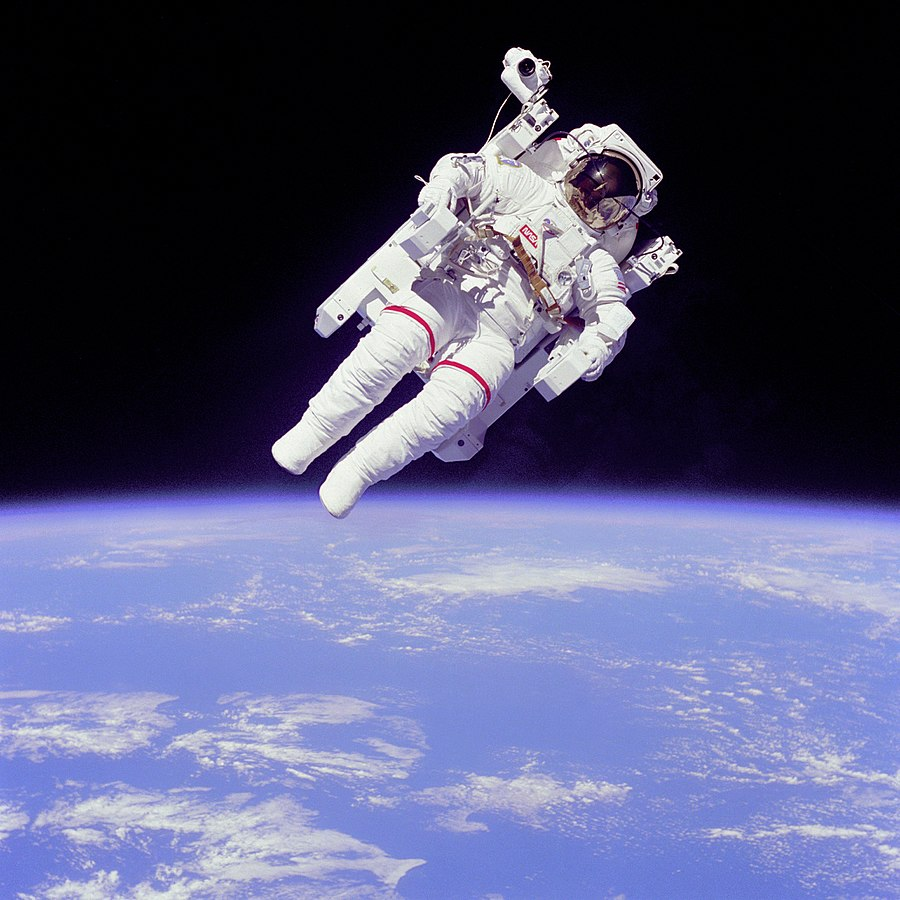
#> input picture image_analyse/900px-Astronaut-EVA.jpg, 900 x 900 px
$ python 'Histograms from Image Colour.py'   (older library calls are emulated)
#> lines starting #> are read from the running program, lines starting #| are printed output that depends on the picture
import matplotlib.pyplot as plt

# Load the image into an array: image
image = plt.imread('900px-Astronaut-EVA.jpg')
#> image is the input picture: shape (900, 900, 3); mean R, G, B 86.4, 88.5, 121.1

# Display image in top subplot
plt.subplot(2,1,1)
plt.title('Original image')
plt.axis('off')
plt.imshow(image)

# Extract 2-D arrays of the RGB channels: red, blue, green
red, green, blue = image[:,:,0], image[:,:,1], image[:,:,2]
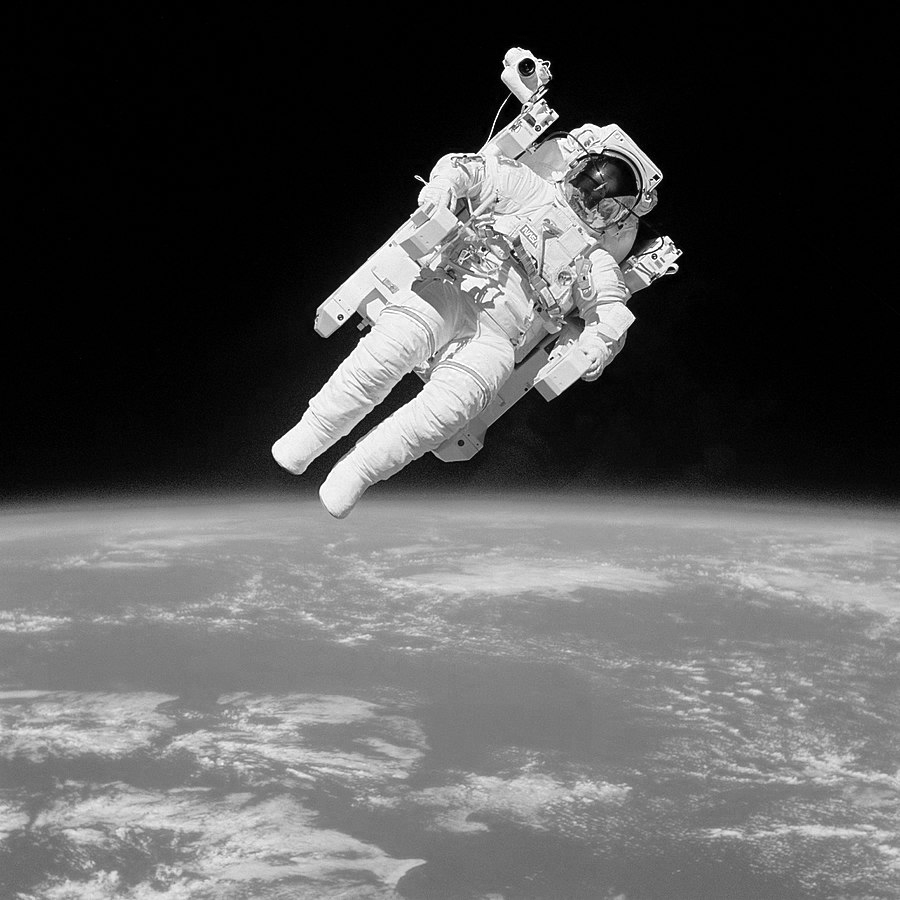
#> red: shape (900, 900); min 0, max 255, mean 86.4
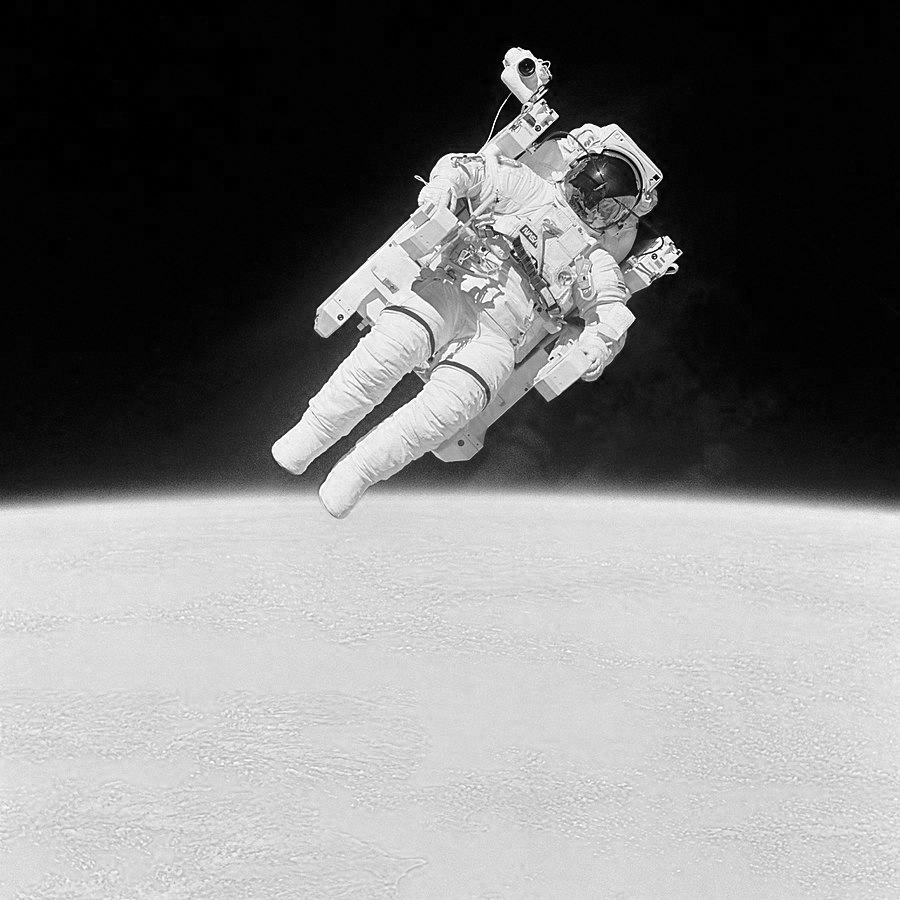
#> blue: shape (900, 900); min 0, max 255, mean 121.1

# Flatten the 2-D arrays of the RGB channels into 1-D
red_pixels = red.flatten()
blue_pixels = blue.flatten()
green_pixels = green.flatten()

# Overlay histograms of the pixels of each color in the bottom subplot
plt.subplot(2,1,2)
plt.title('Histograms from color image')
plt.xlim((0,256))
plt.hist(red_pixels, bins=64, normed=True, color='red', alpha=0.2)
plt.hist(blue_pixels, bins=64, normed=True, color='blue', alpha=0.2)
plt.hist(green_pixels, bins=64, normed=True, color='green', alpha=0.2)

# Display the plot
plt.show()
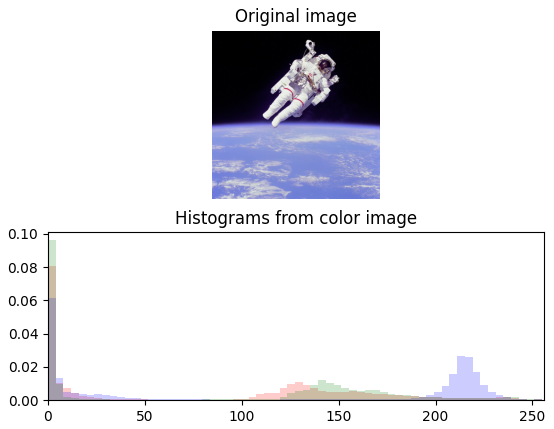
#> figure drawn by matplotlib, 2 panels; panel 2: tallest bar 0.0807 high, from x = 0 to 3.98; panel 2: tallest bar 0.0615 high, from x = 0 to 3.98; panel 2: tallest bar 0.0961 high, from x = 0 to 3.98
